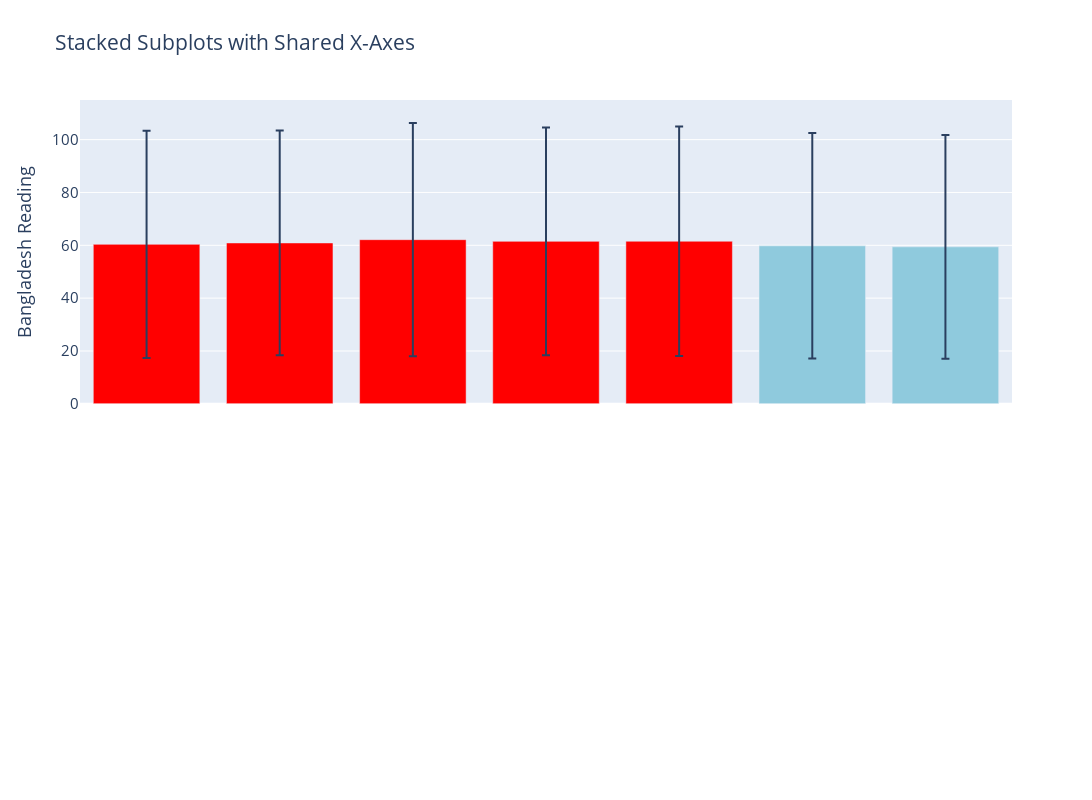

This figure's notebook cell:
### Code cell
from plotly.subplots import make_subplots

weekend_by_country = {'Bangladesh': ['Friday', 'Saturday'], 'India': ['Saturday', 'Sunday'],
                      'Myanmar': ['Saturday', 'Sunday']}
week_day = ['Sunday', 'Monday', 'Tuesday', 'Wednesday', 'Thursday', 'Friday', 'Saturday']

fig = make_subplots(rows=2, cols=1,
                    shared_xaxes=True,
                    vertical_spacing=0.02)

for i, country_name in enumerate(country_series[["Bangladesh"]]):
    day_names = country_series.index.day_name()
    week_group = country_series[country_name].groupby(day_names)
    week_info = pd.concat([week_group.mean(), week_group.std()], axis=1)
    week_info['color'] = week_info.apply(
        lambda x: '#8fcadd' if x.name in weekend_by_country[country_name] else '#ff0000', axis=1)
    week_info = week_info.reindex(week_day)

    fig.add_trace(
        # go.Scatter(x=mobility_two_year.index, y=mobility_two_year[mobility_type], fill='tozeroy', mode='lines', line_color='indigo'),
        go.Bar(
            x=week_info.index,
            y=week_info.iloc[:, 0],
            error_y=dict(type='data', array=week_info.iloc[:, 1]),
            marker_color=week_info.color  # marker color can be a single color value or an iterable
        ),
        row=i + 1, col=1)

    fig.update_yaxes(title_text=country_name + ' Reading' , row=i + 1, col=1, range=[0, 115], )

fig.update_layout(height=800, width=1600,
                  title_text="Stacked Subplots with Shared X-Axes", legend_orientation='h', font_size=15)

fig.show()

### Figure 1 — Plotly figure (JSON) as saved in the notebook; plotly's stock layout.template omitted (floating-point values rounded to 4 significant figures)
{"data": [{"error_y": {"array": [43.02, 42.53, 44.15, 43.09, 43.41, 42.68, 42.32], "type": "data"}, "marker": {"color": ["#ff0000", "#ff0000", "#ff0000", "#ff0000", "#ff0000", "#8fcadd", "#8fcadd"]}, "type": "bar", "x": ["Sunday", "Monday", "Tuesday", "Wednesday", "Thursday", "Friday", "Saturday"], "xaxis": "x", "y": [60.35, 60.88, 62.13, 61.49, 61.53, 59.8, 59.42], "yaxis": "y"}], "layout": {"font": {"size": 15}, "height": 800, "legend": {"orientation": "h"}, "title": {"text": "Stacked Subplots with Shared X-Axes"}, "width": 1600, "xaxis": {"anchor": "y", "domain": [0.0, 1.0], "matches": "x2", "showticklabels": false}, "xaxis2": {"anchor": "y2", "domain": [0.0, 1.0]}, "yaxis": {"anchor": "x", "domain": [0.51, 1.0], "range": [0, 115], "title": {"text": "Bangladesh Reading"}}, "yaxis2": {"anchor": "x2", "domain": [0.0, 0.49]}}}
